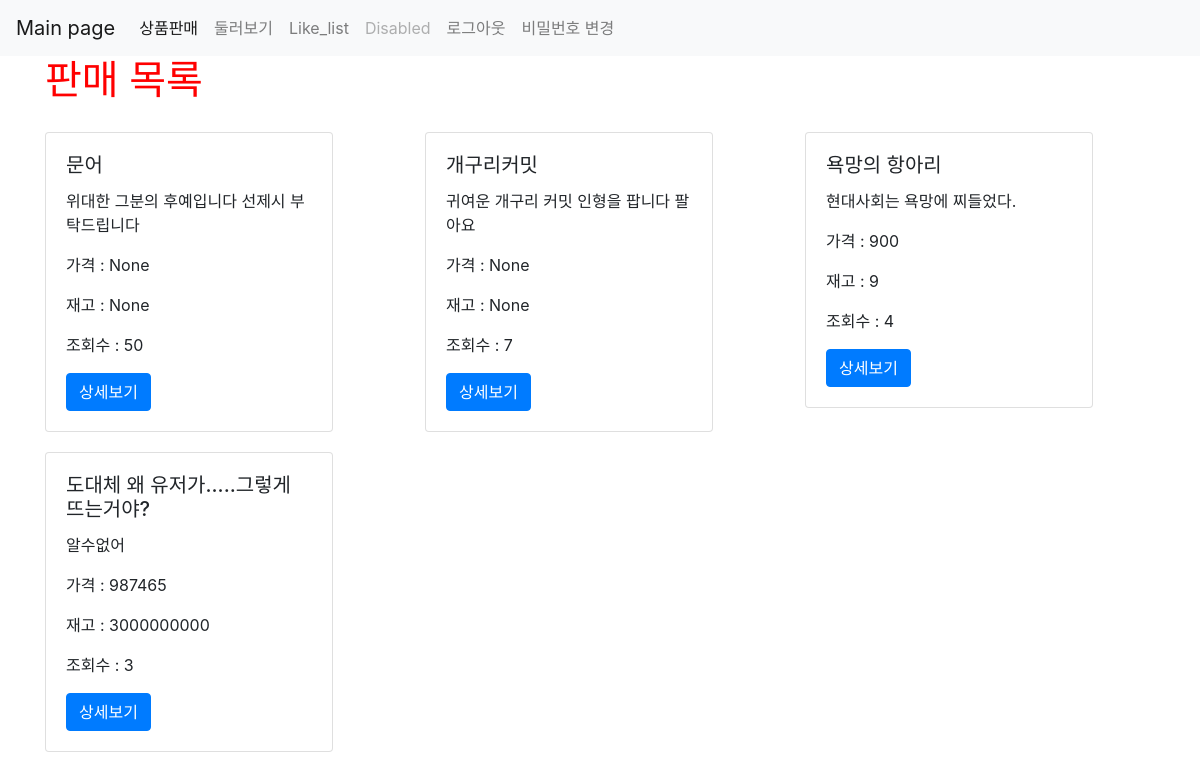
The app's page /products/ (signed in), older data.
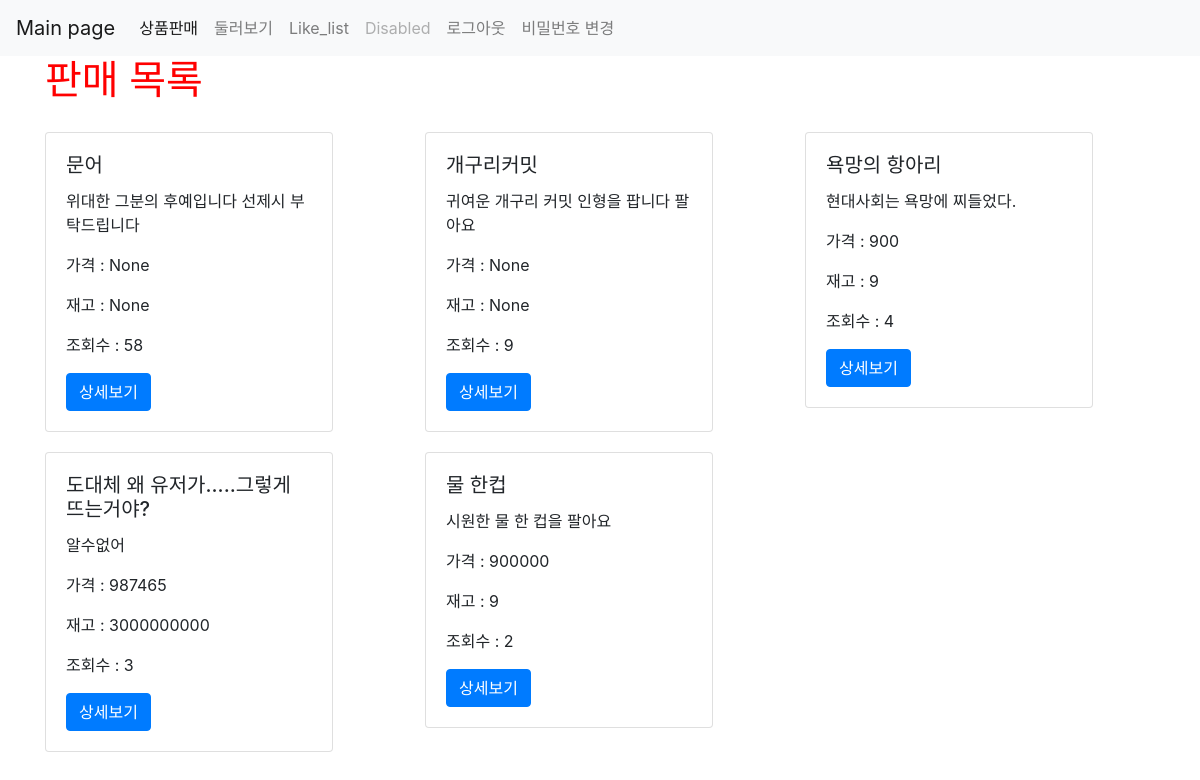
The same page, newer data.
### products/models.py (models this page shows, shortened)
class Product(models.Model):
    title = models.CharField(max_length = 100)
    content = models.TextField()
    user = models.ForeignKey(User, on_delete=models.CASCADE, null=True)
    created_at = models.DateTimeField(auto_now_add = True)
    updated_at = models.DateTimeField(auto_now = True)
    view_count = models.IntegerField(default=0)
    image = models.ImageField(upload_to='images/', null=True)
    price = models.IntegerField(null=True)
    stock = models.IntegerField(null=True)
    like_user_set = models.ManyToManyField(User, blank=True, related_name='like_user_set', through='Like')

### products/views.py (the view)
# urls.py: path('', views.main, name="main"),
def main(request):
    all_products = Product.objects.all()
    return render (request, 'products/main.html', {'products': all_products})

### products/templates/products/main.html
{% extends 'base.html' %}
{% load static %}
{% block content %}
{% include 'shared/_navbar.html' %}
    <div class="container">
        {% if user.is_authenticated %}
            <h1>판매 목록</h1>
            <div class="row">
                {% for product in products %}
                    <div class="col-md-4 col-12">
                        <div class="card" style="width: 18rem; margin-top: 20px;">
                            <div class="card-body">
                                <h5 class="card-title">{{ product.title }}</h5>
                                <p class="card-content">{{ product.content }}</p>
                                <p>가격 : {{ product.price }}</p>
                                <p>재고 : {{ product.stock }}</p>
                                <p>조회수 : {{ product.view_count }}</p>
                                <a href="{% url 'products:show' product.pk %}" class="btn btn-primary">상세보기</a>
                            </div>
                        </div>
                    </div>
                 {% endfor %}
            </div>
        {% else %}
            <h3>로그인 후 이용이 가능합니다.</h3>
            <a href="{% url 'account_login' %}" class="btn btn-warning">로그인</a>
            <a href="{% url 'account_signup' %}" class="btn btn-warning">회원가입</a>
        {% endif %}
    </div>
{% endblock %}

Row changes from the older to the newer data that the page shows:
changed Product "문어": view_count "50" → "58"
changed Product "개구리커밋": view_count "7" → "9"
added Product: title "물 한컵", content "시원한 물 한 컵을 팔아요", price "900000", stock "9", view_count "2"
